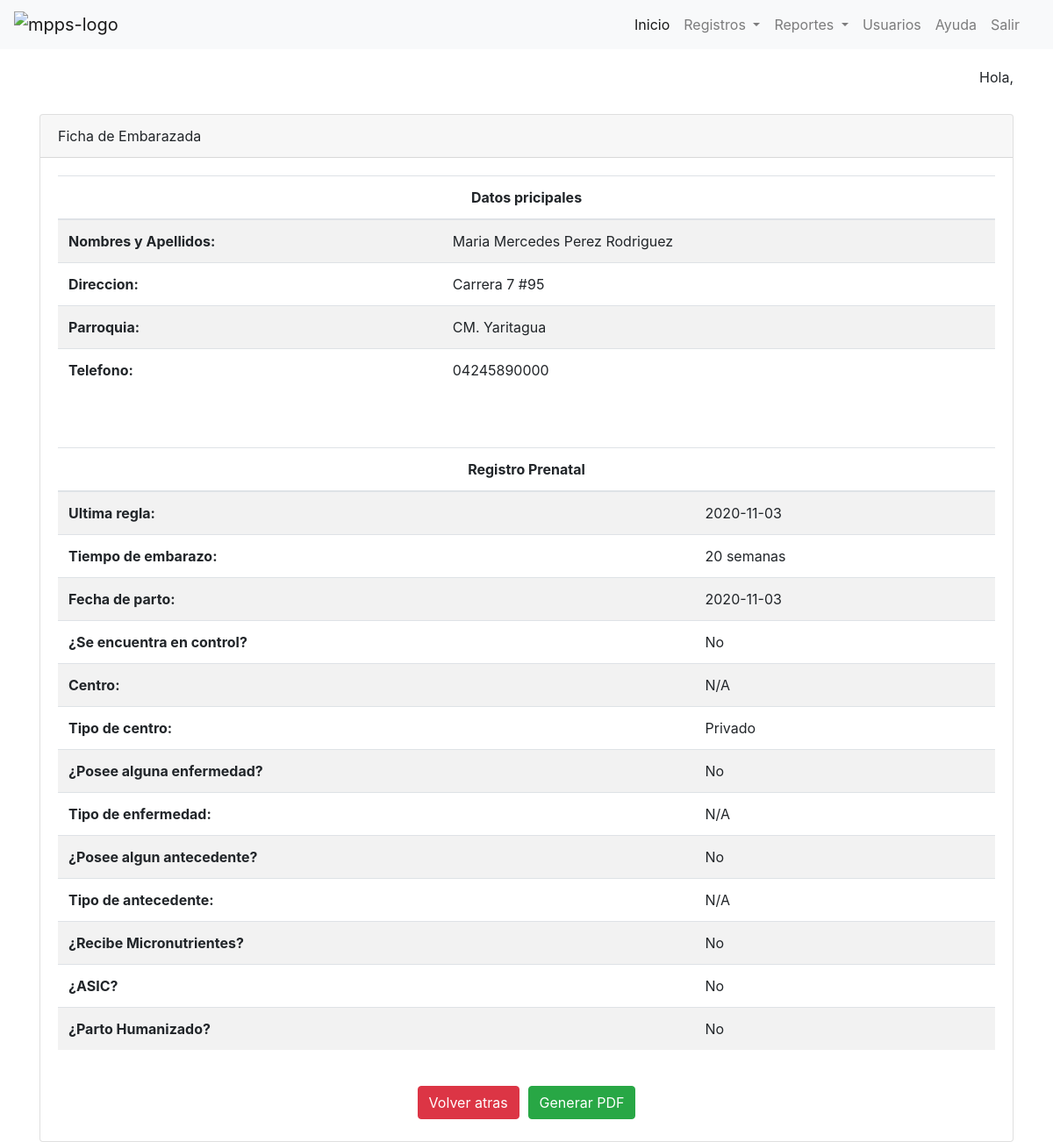
/individual.php?id=1&condicion=1, run on the app's committed database.
### tables this page shows
CREATE TABLE `prenatal` (
  `id` int(11) NOT NULL,
  `ultima_regla` date NOT NULL,
  `tiempo_embarazo` float NOT NULL,
  `fecha_parto` date NOT NULL,
  `tcontrol` tinyint(1) NOT NULL DEFAULT 1,
  `centro` varchar(200) DEFAULT NULL,
  `condicion_centro` tinyint(1) NOT NULL DEFAULT 0,
  `enfermedad` tinyint(1) NOT NULL DEFAULT 1,
  `tipo_enfermedad` varchar(200) DEFAULT NULL,
  `micronutrientes` tinyint(1) NOT NULL DEFAULT 1,
  `asic` tinyint(1) NOT NULL DEFAULT 1,
  `parto_humanizado` tinyint(1) NOT NULL DEFAULT 1,
  `antecedentes` tinyint(1) NOT NULL DEFAULT 1,
  `tipo_antecedente` text DEFAULT NULL,
  `id_embarazada` int(11) NOT NULL,
  `created` timestamp NOT NULL DEFAULT current_timestamp(),
  `modified` timestamp NOT NULL DEFAULT current_timestamp() ON UPDATE current_timestamp()
);

CREATE TABLE `embarazadas` (
  `id` int(11) UNSIGNED NOT NULL,
  `cedula` varchar(9) NOT NULL,
  `nombres` varchar(100) NOT NULL DEFAULT '',
  `apellidos` varchar(100) NOT NULL DEFAULT '',
  `direccion` text NOT NULL,
  `parroquia` int(1) NOT NULL,
  `telefono` varchar(11) NOT NULL DEFAULT '',
  `condicion` tinyint(1) NOT NULL,
  `created_date` timestamp NOT NULL DEFAULT current_timestamp(),
  `updated_date` timestamp NOT NULL DEFAULT current_timestamp() ON UPDATE current_timestamp()
);

### individual.php (called while the page is built, shortened)
<?php
    include 'menu.php';
    include 'emb_individual.php';
?>

### emb_individual.php (the view, shortened to what this page needs)
<?php
    function consulta_cedula($id) {
        include 'conexion.php';
        $query = "SELECT * FROM embarazadas INNER JOIN prenatal ON embarazadas.id=prenatal.id_embarazada WHERE embarazadas.id='$id'";
        $consulta = $link->query($query);
        $resultado = $consulta->fetch_object();
        return $resultado;
    }
?>
<div class="container">
    <div class="row">
        <div class="col-12">
            <div class="card mycard">
                <div class="card-header">
                    <?php
                    $id = $_GET['id'];
                    $valor = consulta_cedula($id);
                        if($valor->condicion == 1){ echo "Ficha de Embarazada"; }else{ echo "Ficha de Doctor";}
                        if($valor->parroquia == 1){ $parroquia = 'CM. Yaritagua'; }else{ $parroquia = 'San Andres';}
                        if($valor->tcontrol == 1){ $encontrol = 'Si'; }else{ $encontrol = 'No'; }
                        if($valor->enfermedad == 1){ $enfermedad = 'Si'; }else{ $enfermedad = 'No'; }
                        if($valor->antecedentes == 1){ $antecedente = 'Si'; }else{ $antecedente = 'No'; }
                        if($valor->micronutrientes == 1){ $mircronutrientes = 'Si'; }else{ $mircronutrientes = 'No'; }
                        if($valor->asic == 1){ $asic = 'Si'; }else{ $asic = 'No'; }
                        if($valor->parto_humanizado == 1){ $parto_humanizado = 'Si'; }else{ $parto_humanizado = 'No'; }
                        if($valor->condicion_centro == 1){ $condicion = 'Publico'; }else{ $condicion = 'Privado';}
                    ?>
                </div>
                <div class="card-body">
                    <table class="table table-striped">
                        <thead>
                            <tr>
                                <th colspan="2" class="text-center">Datos pricipales</th>
                            </tr>
                        </thead>
                        <tbody>
                            <tr>
                                <th>Nombres y Apellidos:</th>
                                <td>
                                    <?= $valor->nombres.' '.$valor->apellidos ?>
                                </td>
                            </tr>
                            <tr>
                                <th>Direccion:</th>
                                <td>
                                    <?= $valor->direccion ?>
                                </td>
                            </tr>
                            <tr>
                                <th>Parroquia:</th>
                                <td>
                                    <?= $parroquia ?>
                                </td>
                            </tr>
                            <tr>
                                <th>Telefono:</th>
                                <td>
                                    <?= $valor->telefono ?>
                                </td>
                            </tr>
                        </tbody>
                    </table><br><br>
                    <table class="table table-striped">
                        <thead>
                            <tr>
                                <th colspan="2" class="text-center">Registro Prenatal</th>
                            </tr>
                        </thead>
                        <tbody>
                            <tr>
                                <th>Ultima regla:</th>
                                <td>
                                    <?= $valor->ultima_regla ?>
                                </td>
                            </tr>
                            <tr>
                                <th>Tiempo de embarazo:</th>
                                <td>
                                    <?= $valor->tiempo_embarazo.' semanas' ?>
                                </td>
                            </tr>
                            <tr>
                                <th>Fecha de parto:</th>
                                <td>
                                    <?= $valor->fecha_parto ?>
                                </td>
                            </tr>
                            <tr>
                                <th>¿Se encuentra en control?</th>
                                <td>
                                    <?= $encontrol ?>
                                </td>
                            </tr>
                            <tr>
                                <th>Centro:</th>
                                <td>
                                    <?php
                                        if($valor->centro == null){ echo 'N/A'; }else{ echo $valor->centro; }
                                    ?>
                                </td>
                            </tr>
                            <tr>
                                <th>Tipo de centro:</th>
                                <td>
                                    <?= $condicion ?>
                                </td>
                            </tr>
                            <tr>
                                <th>¿Posee alguna enfermedad?</th>
                                <td>
                                    <?= $enfermedad ?>
                                </td>
                            </tr>
                            <tr>
                                <th>Tipo de enfermedad:</th>
                                <td>
                                    <?php
                                        if($valor->tipo_enfermedad == null){ echo 'N/A'; }else{ echo $valor->tipo_enfermedad; }
                                    ?>
                                </td>
                            </tr>
                            <tr>
                                <th>¿Posee algun antecedente?</th>
                                <td>
                                    <?= $antecedente ?>
                                </td>
                            </tr>
                            <tr>
                                <th>Tipo de antecedente:</th>
                                <td>
                                    <?php
                                        if($valor->tipo_antecedente == null){ echo 'N/A'; }else{ echo $valor->tipo_antecedente; }
                                    ?>
                                </td>
                            </tr>
                            <tr>
                                <th>¿Recibe Micronutrientes?</th>
                                <td>
                                    <?= $mircronutrientes ?>
                                </td>
                            </tr>
                            <tr>
                                <th>¿ASIC?</th>
                                <td>
                                    <?= $asic ?>
                                </td>
                            </tr>
                            <tr>
                                <th>¿Parto Humanizado?</th>
                                <td>
                                    <?= $parto_humanizado ?>
                                </td>
                            </tr>
                        </tbody>
                    </table>
                </div>
                <div class="row">
                    <div class="col-12">
                        <form action="generar_pdf.php" method="GET">
                            <button type="submit" class="btn btn-danger" onclick="window.history.go(-1); return false;">Volver atras</button>
                            <button type="submit" class="btn btn-success">Generar PDF</button>
                        </form>
                    </div>
                </div>
            </div>
        </div>
    </div>
</div>

### css/main.css (style rules this page uses)
.mycard { margin-top: 20px; }
form { display: table; margin: 0 auto; margin-bottom: 20px; }
form button { margin: 5px; }

### data on the page
prenatal: id_embarazada.nombres "Maria Mercedes", id_embarazada.apellidos "Perez Rodriguez", id_embarazada.direccion "Carrera 7 #95", id_embarazada.parroquia "CM. Yaritagua", id_embarazada.telefono "04245890000", ultima_regla "2020-11-03", tiempo_embarazo "20", fecha_parto "2020-11-03", tcontrol "No", condicion_centro "Privado", enfermedad "No", antecedentes "No", micronutrientes "No", asic "No", parto_humanizado "No"
